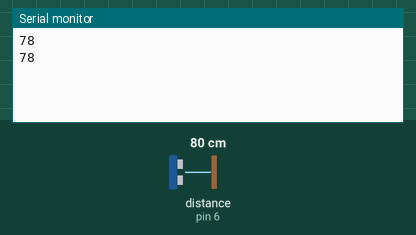
Recording of a sketch running on a simulated Arduino Uno, built with avr-gcc and run on an emulated ATmega328P. Shown: the last lines printed to the serial monitor. Wiring (inferred from the names in the program): ultrasonic range finder: trigger pin 7; echo pin 6. Inputs (shaded band) come from the test bench; at power-on: distance to the obstacle (sensor on pin 6) 80 cm. The echo pulse lasts 58.3 µs per cm.

Above: at 5.8 s.
5.9 s: distance to the obstacle (sensor on pin 6) set to 2 cm
At 10.4 s:
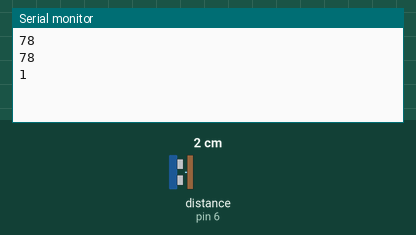
11.9 s: distance to the obstacle (sensor on pin 6) set to 4 cm
At 15.5 s:
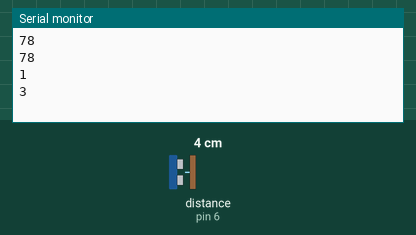
Timing chart, 0 to 17.0 s (numbered marks = the images above; inputs shaded):
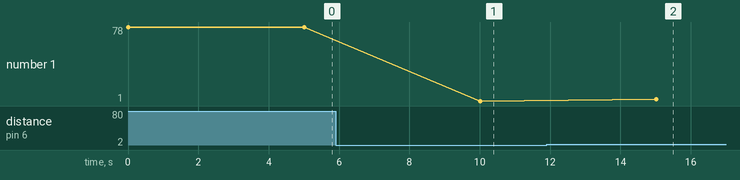

Measured:
- after the input at 5.9 s, the serial monitor: prints a new line after 4.1 s (image 1)
- after the input at 11.9 s, the serial monitor: prints a new line after 3.1 s (image 2)
- plotted number 1: 78 → 1 after the input at 5.9 s, 1 → 3 after the input at 11.9 s

The sketch:

arduino.ino
```cpp
const int trigPin = 7;
const int echoPin = 6;
long duration;
int distanceCm, distanceInch;

void setup() {
  pinMode(trigPin, OUTPUT);
  pinMode(echoPin, INPUT);
  Serial.begin(9600);
}
void loop() {
  digitalWrite(trigPin, LOW);
  delayMicroseconds(20);
  digitalWrite(trigPin, HIGH);
  delayMicroseconds(20);
  digitalWrite(trigPin, LOW);
  duration = pulseIn(echoPin, HIGH);
  distanceCm = duration * 0.0340 / 2;
  //distanceInch = duration * 0.01330 / 2;
  Serial.println(distanceCm);
  delay(5000);
}
```
